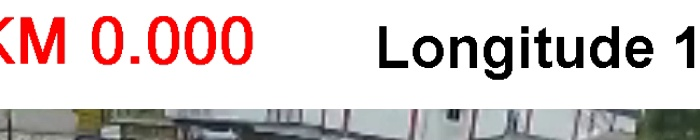
#> input picture roi_original.jpg, 700 x 140 px
$ python -i 'Sta capture.py'   (imports and definitions only)
#> lines starting #> are read from the running program, lines starting #| are printed output that depends on the picture; after the words box and inside, x2 and y2 are one past the last pixel; in counts of white or black regions, pixels touching at a corner belong together
#> further down, picture is the input picture: shape (140, 700, 3); mean B, G, R 202.2, 202.7, 212.9
"""
Prototype: capture screenshot otomatis dari video berdasarkan overlay STA,
setiap kali nilai STA melewati kelipatan interval tertentu (default 100 m).

Cara pakai:
    python3 sta_capture.py video.mp4 --roi 10 310 220 40 --output hasil

Catatan:
- --roi diisi x y w h dari area teks STA di frame video (dalam piksel).
- Format STA yang dikenali: "STA <km>+<meter>", misal "STA 12+300".
"""
import argparse
import os
import re

import cv2
import pytesseract

STA_REGEX = re.compile(r'(\d{1,4})\s*\+\s*(\d{1,3}(?:\.\d{1,2})?)')


# [8 lines left out: function parse_sta, not called in this run]


def preprocess(roi_img, scale=3):
    """Perbesar & bersihkan gambar ROI supaya OCR lebih akurat."""
#> called with scale = 3
    gray = cv2.cvtColor(roi_img, cv2.COLOR_BGR2GRAY)
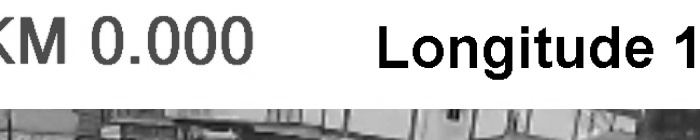
#> gray: shape (140, 700); min 0, max 255, mean 205.7
    gray = cv2.resize(gray, None, fx=scale, fy=scale, interpolation=cv2.INTER_CUBIC)
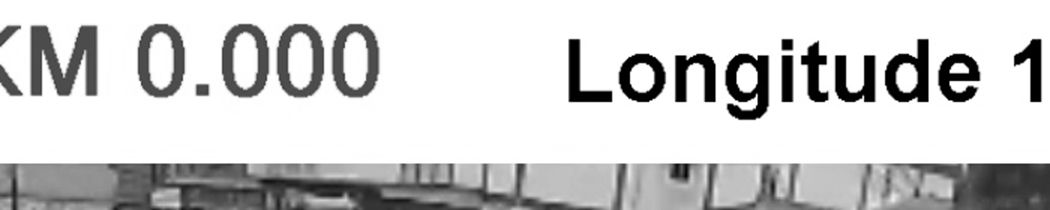
#> gray: shape (420, 2100) (shown at 1/2 size); min 0, max 255, mean 205.7
    gray = cv2.GaussianBlur(gray, (3, 3), 0)
    _, thresh = cv2.threshold(gray, 0, 255, cv2.THRESH_BINARY + cv2.THRESH_OTSU)
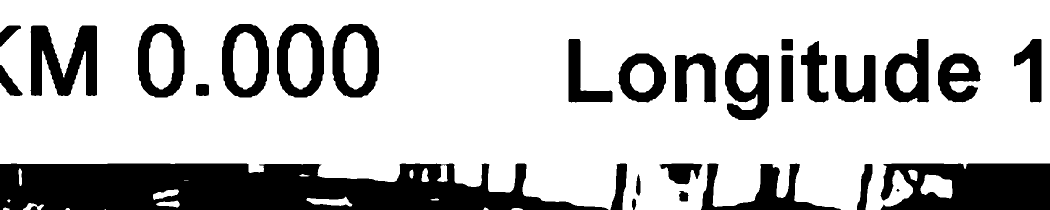
#> thresh: shape (420, 2100) (shown at 1/2 size); 75.4% white; 30 black regions, largest, box (x1, y1, x2, y2) and area: (0, 327, 1217, 420) 84761, (1761, 327, 2100, 420) 26184, (61, 51, 194, 192) 11797
    return thresh


# [74 lines left out: functions ocr_read, main, not called in this run]


# [2 lines not run here, left out]

>>> import cv2
>>> picture = cv2.imread('roi_original.jpg')
>>> result = preprocess(picture)
